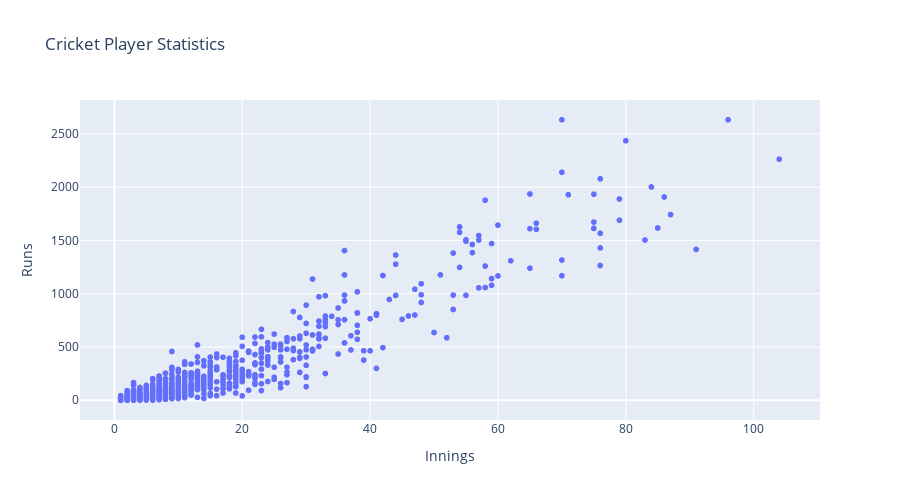

The cell this chart's notebook holds for it:
### Code cell
#Add player name and country

fig2 = px.scatter(cricket,\
                 x="Innings",\
                 y="Runs",\
                 height = 500,\
                 title = "Cricket Player Statistics",\
                 hover_name="Player",\
                 hover_data=["Country"])
fig2.show()

### Figure 1 — Plotly figure (JSON) as saved in the notebook; plotly's stock layout.template omitted (floating-point values rounded to 4 significant figures; data arrays with more than 128 entries replaced by an {"elided": "..."} marker saying what was removed)
{"data": [{"customdata": {"elided": "1110x1 str values"}, "hovertemplate": "<b>%{hovertext}</b><br><br>Innings=%{x}<br>Runs=%{y}<br>Country=%{customdata[0]}<extra></extra>", "hovertext": {"elided": "1110 str values"}, "legendgroup": "", "marker": {"color": "#636efa", "symbol": "circle"}, "mode": "markers", "name": "", "showlegend": false, "type": "scattergl", "x": {"elided": "1110 int values"}, "xaxis": "x", "y": {"elided": "1110 int values"}, "yaxis": "y"}], "layout": {"height": 500, "legend": {"tracegroupgap": 0}, "title": {"text": "Cricket Player Statistics"}, "xaxis": {"anchor": "y", "domain": [0, 1], "title": {"text": "Innings"}}, "yaxis": {"anchor": "x", "domain": [0, 1], "title": {"text": "Runs"}}}}
